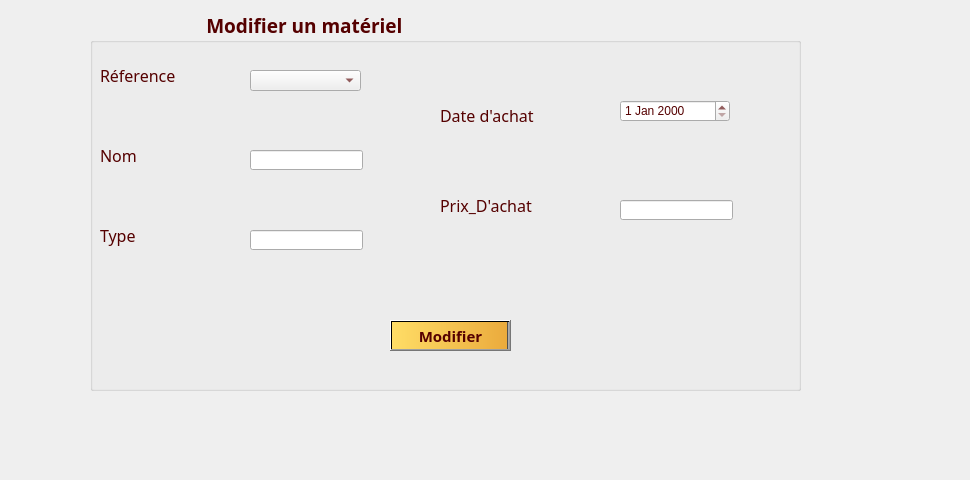
     <widget class="QWidget" name="tab_materiel_10">
      <attribute name="title">
       <string>Modifier</string>
      </attribute>
      <widget class="QLabel" name="label_materiel_42">
       <property name="geometry">
        <rect>
         <x>-20</x>
         <y>-30</y>
         <width>961</width>
         <height>471</height>
        </rect>
       </property>
       <property name="text">
        <string/>
       </property>
       <property name="pixmap">
        <pixmap>../../../../../../../../../../i/m.png</pixmap>
       </property>
      </widget>
      <widget class="QGroupBox" name="groupBox_materiel_5">
       <property name="geometry">
        <rect>
         <x>90</x>
         <y>10</y>
         <width>711</width>
         <height>381</height>
        </rect>
       </property>
       <property name="font">
        <font>
         <family>Lucida Calligraphy</family>
         <pointsize>14</pointsize>
         <weight>75</weight>
         <bold>true</bold>
        </font>
       </property>
       <property name="styleSheet">
        <string notr="true">color: rgb(85, 0, 0);</string>
       </property>
       <property name="title">
        <string>                       Modifier un matériel   </string>
       </property>
       <widget class="QLabel" name="label_materiel_38">
        <property name="geometry">
         <rect>
          <x>10</x>
          <y>130</y>
          <width>171</width>
          <height>31</height>
         </rect>
        </property>
        <property name="font">
         <font>
          <family>Lucida Calligraphy</family>
          <pointsize>12</pointsize>
          <weight>50</weight>
          <bold>false</bold>
         </font>
        </property>
        <property name="text">
         <string>Nom</string>
        </property>
       </widget>
       <widget class="QLabel" name="label_materiel_39">
        <property name="geometry">
         <rect>
          <x>10</x>
          <y>50</y>
          <width>171</width>
          <height>31</height>
         </rect>
        </property>
        <property name="font">
         <font>
          <family>Lucida Calligraphy</family>
          <pointsize>12</pointsize>
          <weight>50</weight>
          <bold>false</bold>
         </font>
        </property>
        <property name="text">
         <string>Réference</string>
        </property>
       </widget>
       <widget class="QLabel" name="label_materiel_40">
        <property name="geometry">
         <rect>
          <x>350</x>
          <y>90</y>
          <width>171</width>
          <height>31</height>
         </rect>
        </property>
        <property name="font">
         <font>
          <family>Lucida Calligraphy</family>
          <pointsize>12</pointsize>
          <weight>50</weight>
          <bold>false</bold>
         </font>
        </property>
        <property name="text">
         <string>Date d'achat</string>
        </property>
       </widget>
       <widget class="QDateEdit" name="dateEdit_materiel_8">
        <property name="geometry">
         <rect>
          <x>530</x>
          <y>90</y>
          <width>110</width>
          <height>22</height>
         </rect>
        </property>
       </widget>
       <widget class="QPushButton" name="pushButton_materiel_5">
        <property name="geometry">
         <rect>
          <x>300</x>
          <y>310</y>
          <width>121</width>
          <height>31</height>
         </rect>
        </property>
        <property name="font">
         <font>
          <family>Lucida Calligraphy</family>
          <pointsize>11</pointsize>
          <weight>75</weight>
          <bold>true</bold>
         </font>
        </property>
        <property name="styleSheet">
         <string notr="true">background-color: qlineargradient(spread:pad, x1:0, y1:0, x2:1, y2:0, stop:0 rgba(255, 221, 102, 255), stop:0.978814 rgba(235, 171, 61, 255), stop:0.98 rgba(0, 0, 0, 255), stop:1 rgba(0, 0, 0, 0));</string>
        </property>
        <property name="text">
         <string>Modifier</string>
        </property>
       </widget>
       <widget class="QLineEdit" name="lineEdit_materiel_18">
        <property name="geometry">
         <rect>
          <x>160</x>
          <y>140</y>
          <width>113</width>
          <height>20</height>
         </rect>
        </property>
       </widget>
       <widget class="QLabel" name="label_materiel_41">
        <property name="geometry">
         <rect>
          <x>10</x>
          <y>210</y>
          <width>171</width>
          <height>31</height>
         </rect>
        </property>
        <property name="font">
         <font>
          <family>Lucida Calligraphy</family>
          <pointsize>12</pointsize>
          <weight>50</weight>
          <bold>false</bold>
         </font>
        </property>
        <property name="text">
         <string>Type</string>
        </property>
       </widget>
       <widget class="QLineEdit" name="lineEdit_materiel_19">
        <property name="geometry">
         <rect>
          <x>160</x>
          <y>220</y>
          <width>113</width>
          <height>20</height>
         </rect>
        </property>
       </widget>
       <widget class="QLineEdit" name="lineEdit_materiel_20">
        <property name="geometry">
         <rect>
          <x>530</x>
          <y>190</y>
          <width>113</width>
          <height>20</height>
         </rect>
        </property>
       </widget>
       <widget class="QLabel" name="label_materiel_44">
        <property name="geometry">
         <rect>
          <x>350</x>
          <y>180</y>
          <width>171</width>
          <height>31</height>
         </rect>
        </property>
        <property name="font">
         <font>
          <family>Lucida Calligraphy</family>
          <pointsize>12</pointsize>
          <weight>50</weight>
          <bold>false</bold>
         </font>
        </property>
        <property name="text">
         <string>Prix_D'achat</string>
        </property>
       </widget>
       <widget class="QComboBox" name="comboBox_materiel_1">
        <property name="geometry">
         <rect>
          <x>160</x>
          <y>60</y>
          <width>111</width>
          <height>21</height>
         </rect>
        </property>
       </widget>
      </widget>
     </widget>
